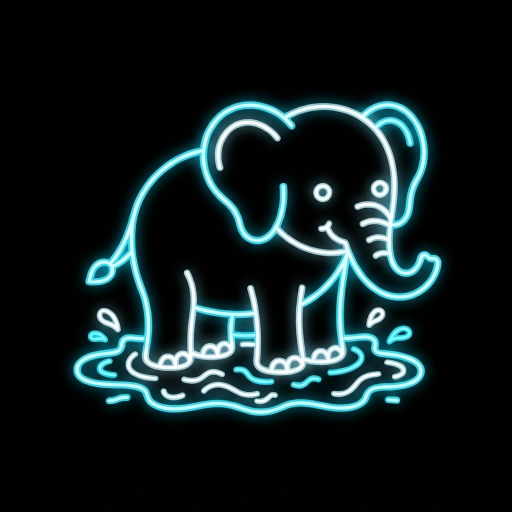
#> input picture sdk/examples/media/gen/elephant_line.jpg, 1024 x 1024 px (shown at 1/2 size)
$ python -i anatomy.py   (imports and definitions only)
#> lines starting #> are read from the running program, lines starting #| are printed output that depends on the picture; after the words box and inside, x2 and y2 are one past the last pixel; in counts of white or black regions, pixels touching at a corner belong together
"""
Head / eye-pair / mouth landmarks for flat 2D cartoon characters (white or flat-colour heads, ink outlines).

Why it is robust (v29.3 rewrite of the v29.2 detector — every rule fixes a failure seen on real panels):
  * the head score uses the CONVEX HULL of each fill region: eyes / open mouths / raised fingers cut notches into
    the raw contour (raw circularity of a screaming head = 0.15 → v29.2 picked the trousers instead).
  * score = hull_circularity^6 · ellipse_ratio^0.5 · feature_bonus · upper_bonus · sqrt(area) · border_penalty;
    feature_bonus rewards enclosed holes (eyes / mouth) — a sweater or trouser blob has none.
  * eyes = sclera blobs lying inside the DILATED head hull (catches the far eye of a 3/4 view whose ring touches
    the head outline) → best PAIR by size similarity + horizontality; 1 eye = profile; 0 sclera = ink-eye
    fallback (closed / squinted / `><`).
  * mouth = the non-fill component inside the eroded head, below the eyes, nearest the anatomical expectation
    (eyes_mid + 0.62·inter_ocular along the face's down axis) — not "union of all ink" (blush, hands, wrinkles).
  * stroke width is measured (distance transform of the head outline) so erosion and line weights scale.
  * `hint=(x, y)` biases the head choice (temporal tracking in video mode); ROI crops remain supported.

API: find_heads(img) → ranked candidates · detect_face_anatomy(img) → dict · anatomy_summary(info) → JSON-safe ·
     debug_anatomy_image(img) → (vis, info)
"""
from __future__ import annotations

from typing import Any

import cv2
import numpy as np

VIEW_MODES = ("front", "three_quarter_left", "three_quarter_right", "profile_left", "profile_right")


def fill_mask(img_bgr: np.ndarray, fill: tuple[int, int, int] | None = None, tol: float = 40.0) -> np.ndarray:
    """uint8 0/1 mask of the character fill colour. None → 'white' (low saturation, high value; beige bg excluded)."""
    if fill is None:
        hsv = cv2.cvtColor(img_bgr, cv2.COLOR_BGR2HSV)
        return ((hsv[:, :, 1] < 48) & (hsv[:, :, 2] > 168)).astype(np.uint8)
    d = np.linalg.norm(img_bgr.astype(np.float32) - np.asarray(fill, np.float32)[None, None, :], axis=2)
    return (d < tol).astype(np.uint8)


def kernel(k: float) -> np.ndarray:
    """odd elliptical structuring element of size ≈ k."""
    k = max(1, int(round(k))) | 1
    return cv2.getStructuringElement(cv2.MORPH_ELLIPSE, (k, k))


# [52 lines that did not run here, left out]


class _Components:
    """connected components of the fill mask, computed once and shared by head / eye search."""

    def __init__(self, img_bgr: np.ndarray, fill):
        self.fm = fill_mask(img_bgr, fill)
        self.n, self.lbl, self.st, self.ce = cv2.connectedComponentsWithStats(self.fm, connectivity=4)


def find_heads(
    img_bgr: np.ndarray,
    fill: tuple[int, int, int] | None = None,
    hint: tuple[float, float] | None = None,
    min_area_frac: float = 0.0012,
    max_candidates: int = 6,
    _cc: _Components | None = None,
) -> list[dict[str, Any]]:
    """Ranked head candidates [{score, label, bbox, hull, circularity, ellipse, n_features, centroid, ...}]."""
    H, W = img_bgr.shape[:2]
    cc = _cc or _Components(img_bgr, fill)
    min_area = max(120, int(H * W * min_area_frac))
    out = []
    for i in range(1, cc.n):
        x, y, bw, bh, a = (int(v) for v in cc.st[i])
        if a < min_area or not (0.4 <= bw / float(max(1, bh)) <= 2.2):
            continue
        comp = (cc.lbl[y:y + bh, x:x + bw] == i).astype(np.uint8)
        cs, _ = cv2.findContours(comp, cv2.RETR_EXTERNAL, cv2.CHAIN_APPROX_NONE)
        if not cs:
            continue
        c = max(cs, key=cv2.contourArea)
        hull = cv2.convexHull(c)
        ha, hp = float(cv2.contourArea(hull)), float(cv2.arcLength(hull, True))
        if ha < min_area or len(hull) < 5 or hp <= 0:
            continue
        hc = min(1.0, 4.0 * np.pi * ha / (hp * hp))
        (_, _), (ea, eb), _ = cv2.fitEllipse(hull)
        ell = min(ea, eb) / max(ea, eb, 1e-6)
        filled = np.zeros_like(comp)
        cv2.drawContours(filled, [c], -1, 1, -1)
        holes = ((filled > 0) & (comp == 0)).astype(np.uint8)
        holes = cv2.morphologyEx(holes, cv2.MORPH_OPEN, kernel(max(3, 0.03 * np.sqrt(ha))))
        hn, _, hs, hcent = cv2.connectedComponentsWithStats(holes, connectivity=8)
        n_feat = sum(1 for j in range(1, hn)
                     if 0.002 * ha <= hs[j, 4] <= 0.35 * ha and 0.05 <= hcent[j][1] / max(1, bh) <= 0.85)
        # enclosed white blobs (sclera inside the head) also count as features
        hull_l = hull - 0
        n_white_inside = 0
        for j in range(1, cc.n):
            if j == i:
                continue
            jx, jy = cc.ce[j]
            ja = cc.st[j, 4]
            if 0.0025 * ha <= ja <= 0.2 * ha and x <= jx < x + bw and y <= jy < y + bh:
                if cv2.pointPolygonTest(hull_l, (float(jx - x), float(jy - y)), False) >= 0:
                    n_white_inside += 1
        n_feat += n_white_inside
        feat_bonus = 1.0 if n_feat >= 1 else 0.35
        border = x <= 1 or y <= 1 or x + bw >= W - 1 or y + bh >= H - 1
        cx, cy = float(cc.ce[i][0]), float(cc.ce[i][1])
        upper = 1.0 - 0.45 * (cy / float(H))
        score = (hc ** 6) * (ell ** 0.5) * feat_bonus * upper * np.sqrt(ha) * (0.5 if border else 1.0)
        if hint is not None:
            d = np.hypot(cx - hint[0], cy - hint[1]) / max(1.0, np.sqrt(ha))
            score *= float(np.exp(-0.5 * (d / 0.9) ** 2)) + 0.05
        out.append({
            "score": float(score), "label": i, "bbox": (x, y, bw, bh), "hull": hull + np.array([[[x, y]]]),
            "circularity": float(hc), "ellipse": float(ell), "n_features": int(n_feat), "centroid": (cx, cy),
            "area": int(a), "hull_area": ha,
        })
    out.sort(key=lambda d: -d["score"])
    return out[:max_candidates]


# [25 lines left out: functions _stroke_width, _pick_pair, not called in this run]


def detect_face_anatomy(
    img_bgr: np.ndarray,
    head_roi_y: tuple[int | None, int | None] | None = None,
    head_roi_x: tuple[int | None, int | None] | None = None,
    fill: tuple[int, int, int] | None = None,
    hint: tuple[float, float] | None = None,
) -> dict[str, Any]:
    """
    Universal head / eye-pair / mouth landmarks (front, 3/4, profile, tilted, closed eyes). Zero manual ROI needed.
    All coordinates are FULL-image pixels. Keys: view_mode, head_box, head_scale, num_eyes, eye_kind, eyes,
    eyes_mid, eyes_bottom_y, inter_ocular, eye_angle_deg, mouth_box, mouth_center, mouth_found, stroke_px,
    face_color, confidence, eye_fills, *_full masks (head, inner_head, eye_mask, mouth_sprite_mask).
    Raises ValueError if no head-like fill region exists.
    """
    H, W = img_bgr.shape[:2]
    y0 = 0 if head_roi_y is None or head_roi_y[0] is None else max(0, int(head_roi_y[0]))
    y1 = H if head_roi_y is None or head_roi_y[1] is None else min(H, int(head_roi_y[1]))
    x0 = 0 if head_roi_x is None or head_roi_x[0] is None else max(0, int(head_roi_x[0]))
    x1 = W if head_roi_x is None or head_roi_x[1] is None else min(W, int(head_roi_x[1]))
    sub = np.ascontiguousarray(img_bgr[y0:y1, x0:x1])
    sh, sw = sub.shape[:2]
    if sh < 16 or sw < 16:
        raise ValueError("image / ROI too small for head detection")
    cc = _Components(sub, fill)
    hint_l = None if hint is None else (hint[0] - x0, hint[1] - y0)
    cands = find_heads(sub, fill=fill, hint=hint_l, _cc=cc)
    if fill is None:
        cc_col = _try_colored_skin_components(sub)
        if cc_col is not None:
            cands_col = find_heads(sub, fill=None, hint=hint_l, _cc=cc_col)
            if cands_col:
                cc = cc_col
                cands = cands_col
    if not cands:
        raise ValueError("No head-like fill region detected in image")
    best = cands[0]
    head_id = best["label"]
    gray = cv2.cvtColor(sub, cv2.COLOR_BGR2GRAY)
    fm = cc.fm

    head_mask = np.zeros((sh, sw), np.uint8)
    cv2.drawContours(head_mask, [best["hull"]], -1, 1, -1)
    hx, hy, hw, hh = cv2.boundingRect(best["hull"])
    head_scale = float(np.sqrt(hw * hh))
    stroke = _stroke_width(gray, head_mask, head_scale)
    head_dil = cv2.dilate(head_mask, kernel(2 * stroke + 3))
    ha = float(best["hull_area"])

    # ---- 2A: sclera eyes = fill blobs (≠ head) inside the dilated head hull
    eye_cands = []
    for i in range(1, cc.n):
        if i == head_id:
            continue
        bx, by, bw_, bh_, a = (int(v) for v in cc.st[i])
        if not (0.0025 * ha <= a <= 0.2 * ha):
            continue
        if bx + bw_ < hx or bx > hx + hw or by + bh_ < hy or by > hy + hh:
            continue
        comp = cc.lbl[by:by + bh_, bx:bx + bw_] == i
        if head_dil[by:by + bh_, bx:bx + bw_][comp].mean() < 0.6:
            continue
        cx, cy = float(cc.ce[i][0]), float(cc.ce[i][1])
        if not (0.10 <= (cy - hy) / float(max(1, hh)) <= 0.70):
            continue
        if bw_ < 0.05 * hw or bh_ < 0.07 * hh:
            continue
        eye_cands.append((cx, cy, bx, by, bw_, bh_, a, i))
    eyes = _pick_pair(eye_cands, hw, hh)
    eye_kind = "sclera"
    if not eyes and eye_cands:
        upper = [e for e in eye_cands if (e[1] - hy) / max(1, hh) <= 0.62]
        if upper:
            eyes = [max(upper, key=lambda t: t[6])]
    # ---- 2B: ink eyes (closed / squinted / ><)
    if not eyes:
        eye_kind = "ink"
        inner_band = cv2.erode(head_mask, kernel(stroke + 3))
        band = np.zeros_like(head_mask)
        ya, yb = int(hy + 0.12 * hh), int(hy + 0.60 * hh)
        band[ya:yb] = inner_band[ya:yb]
        dark = cv2.morphologyEx(((gray < 130) & (band > 0)).astype(np.uint8), cv2.MORPH_CLOSE, kernel(3))
        en, _, es, ec = cv2.connectedComponentsWithStats(dark, connectivity=8)
        ink_c = [(float(ec[i][0]), float(ec[i][1]), *(int(v) for v in es[i][:4]), int(es[i][4]), -1)
                 for i in range(1, en) if 0.0015 * ha <= es[i][4] <= 0.1 * ha and es[i][2] >= 0.06 * hw]
        eyes = _pick_pair(ink_c, hw, hh) or ([max(ink_c, key=lambda t: t[6])] if ink_c else [])
    if not eyes:
        eye_kind = "none"

    head_cx = hx + hw / 2.0
    if len(eyes) >= 2:
        (ax, ay), (bx_, by_) = eyes[0][:2], eyes[1][:2]
        eyes_mid_x, eyes_mid_y = 0.5 * (ax + bx_), 0.5 * (ay + by_)
        inter_ocular = float(np.hypot(bx_ - ax, by_ - ay))
        eye_angle_deg = float(np.degrees(np.arctan2(by_ - ay, bx_ - ax)))
        off = (eyes_mid_x - head_cx) / float(max(1, hw))
        size_ratio = min(eyes[0][6], eyes[1][6]) / float(max(eyes[0][6], eyes[1][6]))
        if off < -0.06 or (off < -0.03 and size_ratio < 0.6):
            view_mode = "three_quarter_left"
        elif off > 0.06 or (off > 0.03 and size_ratio < 0.6):
            view_mode = "three_quarter_right"
        else:
            view_mode = "front"
    elif len(eyes) == 1:
        eyes_mid_x, eyes_mid_y = eyes[0][0], eyes[0][1]
        inter_ocular, eye_angle_deg = head_scale * 0.42, 0.0
        view_mode = "profile_left" if eyes_mid_x < head_cx else "profile_right"
    else:
        eyes_mid_x, eyes_mid_y = head_cx, hy + 0.45 * hh
        inter_ocular, eye_angle_deg, view_mode = head_scale * 0.42, 0.0, "front"

    # eye protection mask (sclera + ring) and eye fills (for blinking)
    eye_mask = np.zeros_like(head_mask)
    eye_fills = []
    for (cx, cy, bx, by, bw_, bh_, a, lab) in eyes:
        ef = np.zeros_like(head_mask)
        if lab >= 0:
            em = (cc.lbl == lab).astype(np.uint8)
            cs, _ = cv2.findContours(em, cv2.RETR_EXTERNAL, cv2.CHAIN_APPROX_NONE)
            cv2.drawContours(ef, cs, -1, 1, -1)
        else:
            cv2.ellipse(ef, (int(cx), int(cy)), (max(2, bw_ // 2), max(2, bh_ // 2)), 0, 0, 360, 1, -1)
        eye_mask |= cv2.dilate(ef, kernel(2 * stroke + 3))
        ys, xs = np.nonzero(ef)
        if len(xs):
            ex0, ey0, ex1, ey1 = xs.min(), ys.min(), xs.max() + 1, ys.max() + 1
            eye_fills.append({"box": (int(ex0 + x0), int(ey0 + y0), int(ex1 - ex0), int(ey1 - ey0)),
                              "mask": ef[ey0:ey1, ex0:ex1].copy(), "kind": "sclera" if lab >= 0 else "ink"})
    eyes_bottom_y = int(max((e[3] + e[5] for e in eyes), default=int(hy + 0.52 * hh)))

    # ---- 3: mouth = best non-fill component in the lower face near the anatomical expectation
    inner_head = cv2.erode(head_mask, kernel(max(3, stroke)))
    zone = ((cv2.erode(inner_head, kernel(3)) > 0) & (eye_mask == 0)).astype(np.uint8)
    zone[:int(eyes_bottom_y + max(2, 0.02 * hh)), :] = 0
    if view_mode == "profile_left":
        mx_min, mx_max = hx, int(eyes_mid_x + 0.45 * hw)
    elif view_mode == "profile_right":
        mx_min, mx_max = int(eyes_mid_x - 0.45 * hw), hx + hw
    else:
        mx_min, mx_max = int(eyes_mid_x - 0.85 * inter_ocular), int(eyes_mid_x + 0.85 * inter_ocular)
    zone[:, :max(0, mx_min)] = 0
    zone[:, max(0, mx_max):] = 0
    ang = np.radians(eye_angle_deg)
    down = np.array([-np.sin(ang), np.cos(ang)])
    exp_pt = np.array([eyes_mid_x, eyes_mid_y]) + down * (0.62 * inter_ocular)
    if "profile" in view_mode:
        exp_pt[0] = eyes_mid_x + (-0.15 if view_mode == "profile_left" else 0.15) * hw
    mouth_ink = ((fm == 0) & (zone > 0)).astype(np.uint8)
    mouth_ink = cv2.morphologyEx(mouth_ink, cv2.MORPH_CLOSE, kernel(stroke * 1.5 + 2))
    mn, ml, ms, mc = cv2.connectedComponentsWithStats(mouth_ink, connectivity=8)
    mouth_sprite_mask = np.zeros_like(head_mask)
    mouth_found = False
    if mn > 1:
        scores = []
        for i in range(1, mn):
            if ms[i, 4] < max(4, 0.0006 * ha):
                scores.append(-1.0)
                continue
            d = np.hypot(mc[i][0] - exp_pt[0], mc[i][1] - exp_pt[1]) / max(1.0, inter_ocular)
            scores.append(float(np.sqrt(ms[i, 4]) / (1.0 + 4.0 * d * d)))
        k = int(np.argmax(scores)) + 1
        if scores[k - 1] > 0:
            mouth_found = True
            kx, ky, kw, kh = ms[k, :4]
            reach = 0.3 * inter_ocular
            for i in range(1, mn):
                bx_, by_, bw_, bh_ = ms[i, :4]
                if scores[i - 1] > 0 and (bx_ <= kx + kw + reach and bx_ + bw_ >= kx - reach and
                                          by_ <= ky + kh + reach and by_ + bh_ >= ky - reach):
                    mouth_sprite_mask[ml == i] = 255
            mouth_sprite_mask = cv2.dilate(mouth_sprite_mask, kernel(3))
    if mouth_found:
        mx, my, mw, mh = cv2.boundingRect(mouth_sprite_mask)
        m_cx, m_cy = mx + mw / 2.0, my + mh / 2.0
    else:
        mw, mh = max(8, int(0.5 * inter_ocular)), max(3, int(stroke * 2))
        m_cx, m_cy = float(exp_pt[0]), float(max(exp_pt[1], eyes_bottom_y + 0.15 * inter_ocular))
        mx, my = int(m_cx - mw / 2), int(m_cy - mh / 2)

    skin = (inner_head > 0) & (eye_mask == 0) & (mouth_sprite_mask == 0) & (fm > 0)
    face_color = (np.median(sub[skin], axis=0) if skin.sum() > 20 else np.array([250, 250, 250])).astype(np.uint8)
    conf = {2: 1.0, 1: 0.8, 0: 0.45}[min(2, len(eyes))] * (0.85 if eye_kind == "ink" else 1.0)
    conf *= best["circularity"] * (1.0 if mouth_found else 0.8)

    pad = ((y0, H - y1), (x0, W - x1))
    return {
        "view_mode": view_mode,
        "offset": (x0, y0),
        "head_box": (int(hx + x0), int(hy + y0), int(hw), int(hh)),
        "head_scale": head_scale,
        "num_eyes": len(eyes),
        "eye_kind": eye_kind,
        "eyes": [(float(e[0] + x0), float(e[1] + y0), int(e[2] + x0), int(e[3] + y0), int(e[4]), int(e[5]))
                 for e in eyes],
        "eyes_mid": (float(eyes_mid_x + x0), float(eyes_mid_y + y0)),
        "eyes_bottom_y": int(eyes_bottom_y + y0),
        "inter_ocular": float(inter_ocular),
        "eye_angle_deg": float(eye_angle_deg),
        "mouth_box": (int(mx + x0), int(my + y0), int(mw), int(mh)),
        "mouth_center": (float(m_cx + x0), float(m_cy + y0)),
        "mouth_found": bool(mouth_found),
        "stroke_px": float(stroke),
        "face_color": face_color,
        "confidence": float(round(conf, 3)),
        "head_mask_full": np.pad(head_mask * 255, pad),
        "inner_head_full": np.pad(inner_head * 255, pad),
        "eye_mask_full": np.pad(eye_mask * 255, pad),
        "mouth_sprite_mask_full": np.pad(mouth_sprite_mask, pad),
        "eye_fills": eye_fills,
    }


# [45 lines left out: functions anatomy_summary, debug_anatomy_image, not called in this run]

>>> import cv2
>>> picture = cv2.imread('../../../examples/media/gen/elephant_line.jpg')
#> picture is the input picture: shape (1024, 1024, 3); mean B, G, R 32.7, 31, 17.6
>>> result = detect_face_anatomy(picture)
#> in fill_mask, `hsv = cv2.cvtColor(img_bgr, cv2.COLOR_BGR2HSV)`: hsv: shape (1024, 1024, 3); mean H, S, V 32.6, 61.1, 32.8
#> in fill_mask, `return ((hsv[:, :, 1] < 48) & (hsv[:, :, 2] > 168)).astype(np.uint8)`:
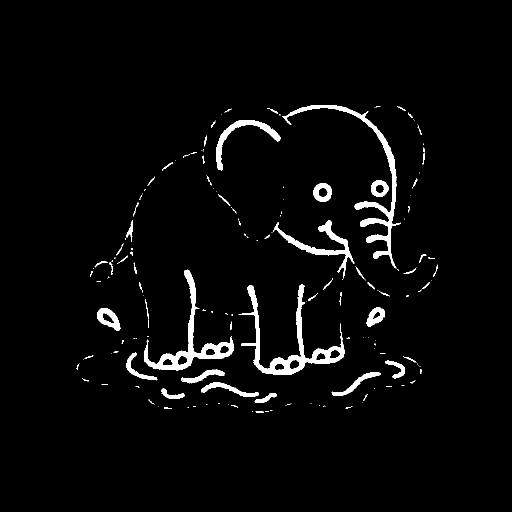
#> returned value: shape (1024, 1024) (shown at 1/2 size); values 0 (black) and 1 (white), 3.2% white; 191 white regions (119 under 20 px), largest, box (x1, y1, x2, y2) and area: (477, 569, 689, 750) 6476, (564, 210, 802, 537) 5979, (288, 539, 467, 741) 5261
#> in __init__, `self.n, self.lbl, self.st, self.ce = cv2.connectedComponentsWithStats(..`:
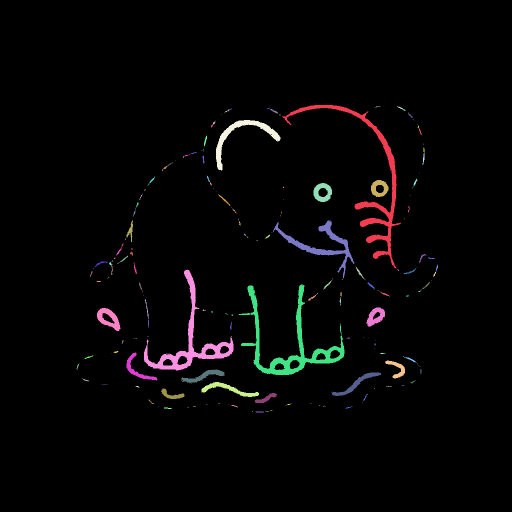
#> self.lbl: shape (1024, 1024) int32 (shown at 1/2 size); 285 distinct labels, from 0 to 284; one colour per label, 0 black
#> in __init__, `self.n, self.lbl, self.st, self.ce = cv2.connectedComponentsWithStats(..`: self.n = 285; self.st = 285 rows, first 6: [0, 0, 1024, 1024, 1014840], [564, 210, 238, 327, 5977], [756, 212, 5, 1, 5], [751, 213, 5, 2, 6], [794, 213, 2, 1, 2], [796, 213, 15, 9, 36]; self.ce = 285 pairs, first value 154.9 to 873.4, second value 212 to 823.5
#> the loop in find_heads, `for i in range(1, cc.n):` made 284 passes
#> pass 1, in find_heads, `comp = (cc.lbl[y:y + bh, x:x + bw] == i).astype(np.uint8)`:
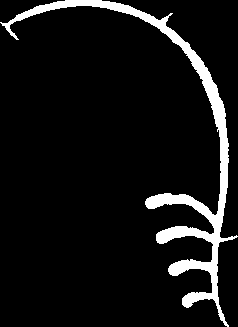
#> comp: shape (327, 238); values 0 (black) and 1 (white), 7.7% white; 1 white region, box (x1, y1, x2, y2) and area: (0, 0, 238, 327) 5977
#> after the loop in find_heads, `for i in range(1, cc.n):`:
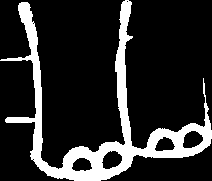
#> comp: shape (181, 212); values 0 (black) and 1 (white), 16.9% white; 1 white region, box (x1, y1, x2, y2) and area: (0, 0, 212, 181) 6476
#> after the loop in find_heads, `for i in range(1, cc.n):`:
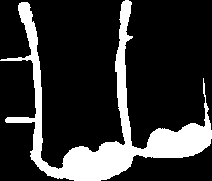
#> filled: shape (181, 212); values 0 (black) and 1 (white), 19.2% white; 1 white region, box (x1, y1, x2, y2) and area: (0, 0, 212, 181) 7382
#> after the loop in find_heads, `for i in range(1, cc.n):`:
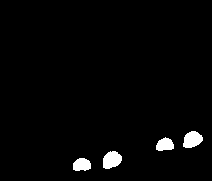
#> holes: shape (181, 212); values 0 (black) and 1 (white), 2.3% white; 4 white regions, box (x1, y1, x2, y2) and area: (103, 151, 122, 169) 260, (183, 131, 203, 148) 251, (73, 158, 91, 171) 191, (156, 137, 174, 151) 185
#> after the loop in find_heads, `for i in range(1, cc.n):`: out = 5 items
#> (the run stopped early here; a loop or call above may not have finished)
